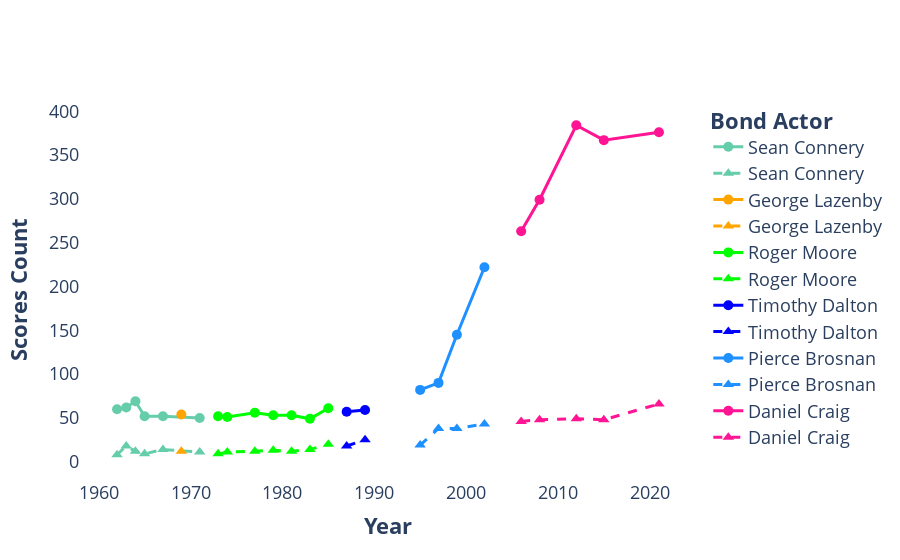

The code cell stored with this chart in its notebook:
### Code cell
# Variables:
x_var = "year"
x_var_name = "Year"
y_var1 = "rotten_tomatoes_count"
y_var2 = "metacritic_count"
y_var_name = "Scores Count"
color_var = "bond_actor"
color_var_name = "Bond Actor"

# Plot:
my_palette = ["#66cdaa", "#ffa500", "#00ff00", "#0000ff", "#1e90ff", "#ff1493"]
lvls = df[color_var].unique()

fig = go.Figure()
for l, lvl in enumerate(lvls):
    fig.add_trace(
        go.Scatter(
            x = df[x_var][df[color_var] == lvl],
            y = df[y_var1][df[color_var] == lvl],
            mode = "lines+markers",
            line = {
                "width": 3,
                "color": my_palette[l]
            },
            marker = {
                "size": 10,
                "color": my_palette[l],
                "symbol": "circle"
            },
            name = lvl,
            customdata = df[["title",
                             "year",
                             "bond_actor",
                             "director",
                             "boxoffice_over_budget",
                             "box_office_millions_2005",
                             "budget_millions_2005",
                             "rotten_tomatoes_score",
                             "metacritic_score",
                             "rotten_tomatoes_count",
                             "metacritic_count"]][df[color_var] == lvl],
            hovertemplate = "<b>Title:</b> %{customdata[0]}<br>" +
                            "<b>Year:</b> %{customdata[1]}<br>" +
                            "<b>Bond:</b> %{customdata[2]}<br>" +
                            "<b>Director:</b> %{customdata[3]}<br>" +
                            "<b>Box Office / Budget:</b> %{customdata[4]}<br>" +
                            "<b>Box office ($mi):</b> %{customdata[5]}<br>" +
                            "<b>Budget ($mi):</b> %{customdata[6]}<br>" +
                            "<b>Rotten Tomatoes Score:</b> %{customdata[7]}<br>" +
                            "<b>Metacritic Score:</b> %{customdata[8]}<br>" +
                            "<b>Rotten Tomatoes Count:</b> %{customdata[9]}<br>" +
                            "<b>Metacritic Count:</b> %{customdata[10]}<br>" +
                            "<extra></extra>"
        )
    )
    fig.add_trace(
        go.Scatter(
            x = df[x_var][df[color_var] == lvl],
            y = df[y_var2][df[color_var] == lvl],
            mode = "lines+markers",
            line = {
                "width": 3,
                "color": my_palette[l],
                "dash": "dash"
            },
            marker = {
                "size": 10,
                "color": my_palette[l],
                "symbol": "triangle-up"
            },
            name = lvl,
            customdata = df[["title",
                             "year",
                             "bond_actor",
                             "director",
                             "boxoffice_over_budget",
                             "box_office_millions_2005",
                             "budget_millions_2005",
                             "rotten_tomatoes_score",
                             "metacritic_score",
                             "rotten_tomatoes_count",
                             "metacritic_count"]][df[color_var] == lvl],
            hovertemplate = "<b>Title:</b> %{customdata[0]}<br>" +
                            "<b>Year:</b> %{customdata[1]}<br>" +
                            "<b>Bond:</b> %{customdata[2]}<br>" +
                            "<b>Director:</b> %{customdata[3]}<br>" +
                            "<b>Box Office / Budget:</b> %{customdata[4]}<br>" +
                            "<b>Box office ($mi):</b> %{customdata[5]}<br>" +
                            "<b>Budget ($mi):</b> %{customdata[6]}<br>" +
                            "<b>Rotten Tomatoes Score:</b> %{customdata[7]}<br>" +
                            "<b>Metacritic Score:</b> %{customdata[8]}<br>" +
                            "<b>Rotten Tomatoes Count:</b> %{customdata[9]}<br>" +
                            "<b>Metacritic Count:</b> %{customdata[10]}<br>" +
                            "<extra></extra>"
        )
    )
fig.update_layout(
    xaxis_title = "<b>" + x_var_name + "</b>" ,
    yaxis_title = "<b>" + y_var_name + "</b>",
    font = dict(
        size = 18
    ),
    showlegend = True,
    legend_title_text = "<b>" + color_var_name + "</b>",
    plot_bgcolor = "white",
    hoverlabel = dict(
        font_size = 20,
        font_family = "Rockwell"
    )
)
fig.show()

# dobble legend...

### Figure 1 — Plotly figure (JSON) as saved in the notebook; plotly's stock layout.template omitted (floating-point values rounded to 4 significant figures)
{"data": [{"customdata": [["Dr. No", 1962, "Sean Connery", "Terence Young", 54.09, 448.8, 7, 95, 78, 60, 8], ["From Russia with Love", 1963, "Sean Connery", "Terence Young", 39.45, 543.8, 12.6, 95, 83, 62, 18], ["Goldfinger", 1964, "Sean Connery", "Guy Hamilton", 41.63, 820.4, 18.6, 99, 87, 69, 12], ["Thunderball", 1965, "Sean Connery", "Terence Young", 20.76, 848.1, 41.9, 87, 64, 52, 9], ["You Only Live Twice", 1967, "Sean Connery", "Lewis Gilbert", 10.83, 514.2, 59.9, 73, 61, 52, 14], ["Diamonds Are Forever", 1971, "Sean Connery", "Guy Hamilton", 16.11, 442.5, 34.7, 64, 59, 50, 11]], "hovertemplate": "<b>Title:</b> %{customdata[0]}<br><b>Year:</b> %{customdata[1]}<br><b>Bond:</b> %{customdata[2]}<br><b>Director:</b> %{customdata[3]}<br><b>Box Office / Budget:</b> %{customdata[4]}<br><b>Box office ($mi):</b> %{customdata[5]}<br><b>Budget ($mi):</b> %{customdata[6]}<br><b>Rotten Tomatoes Score:</b> %{customdata[7]}<br><b>Metacritic Score:</b> %{customdata[8]}<br><b>Rotten Tomatoes Count:</b> %{customdata[9]}<br><b>Metacritic Count:</b> %{customdata[10]}<br><extra></extra>", "line": {"color": "#66cdaa", "width": 3}, "marker": {"color": "#66cdaa", "size": 10, "symbol": "circle"}, "mode": "lines+markers", "name": "Sean Connery", "type": "scatter", "x": [1962, 1963, 1964, 1965, 1967, 1971], "y": [60, 62, 69, 52, 52, 50]}, {"customdata": [["Dr. No", 1962, "Sean Connery", "Terence Young", 54.09, 448.8, 7, 95, 78, 60, 8], ["From Russia with Love", 1963, "Sean Connery", "Terence Young", 39.45, 543.8, 12.6, 95, 83, 62, 18], ["Goldfinger", 1964, "Sean Connery", "Guy Hamilton", 41.63, 820.4, 18.6, 99, 87, 69, 12], ["Thunderball", 1965, "Sean Connery", "Terence Young", 20.76, 848.1, 41.9, 87, 64, 52, 9], ["You Only Live Twice", 1967, "Sean Connery", "Lewis Gilbert", 10.83, 514.2, 59.9, 73, 61, 52, 14], ["Diamonds Are Forever", 1971, "Sean Connery", "Guy Hamilton", 16.11, 442.5, 34.7, 64, 59, 50, 11]], "hovertemplate": "<b>Title:</b> %{customdata[0]}<br><b>Year:</b> %{customdata[1]}<br><b>Bond:</b> %{customdata[2]}<br><b>Director:</b> %{customdata[3]}<br><b>Box Office / Budget:</b> %{customdata[4]}<br><b>Box office ($mi):</b> %{customdata[5]}<br><b>Budget ($mi):</b> %{customdata[6]}<br><b>Rotten Tomatoes Score:</b> %{customdata[7]}<br><b>Metacritic Score:</b> %{customdata[8]}<br><b>Rotten Tomatoes Count:</b> %{customdata[9]}<br><b>Metacritic Count:</b> %{customdata[10]}<br><extra></extra>", "line": {"color": "#66cdaa", "dash": "dash", "width": 3}, "marker": {"color": "#66cdaa", "size": 10, "symbol": "triangle-up"}, "mode": "lines+markers", "name": "Sean Connery", "type": "scatter", "x": [1962, 1963, 1964, 1965, 1967, 1971], "y": [8, 18, 12, 9, 14, 11]}, {"customdata": [["On Her Majesty's Secret Service", 1969, "George Lazenby", "Peter R. Hunt", 9.23, 291.5, 37.3, 81, 61, 54, 12]], "hovertemplate": "<b>Title:</b> %{customdata[0]}<br><b>Year:</b> %{customdata[1]}<br><b>Bond:</b> %{customdata[2]}<br><b>Director:</b> %{customdata[3]}<br><b>Box Office / Budget:</b> %{customdata[4]}<br><b>Box office ($mi):</b> %{customdata[5]}<br><b>Budget ($mi):</b> %{customdata[6]}<br><b>Rotten Tomatoes Score:</b> %{customdata[7]}<br><b>Metacritic Score:</b> %{customdata[8]}<br><b>Rotten Tomatoes Count:</b> %{customdata[9]}<br><b>Metacritic Count:</b> %{customdata[10]}<br><extra></extra>", "line": {"color": "#ffa500", "width": 3}, "marker": {"color": "#ffa500", "size": 10, "symbol": "circle"}, "mode": "lines+markers", "name": "George Lazenby", "type": "scatter", "x": [1969], "y": [54]}, {"customdata": [["On Her Majesty's Secret Service", 1969, "George Lazenby", "Peter R. Hunt", 9.23, 291.5, 37.3, 81, 61, 54, 12]], "hovertemplate": "<b>Title:</b> %{customdata[0]}<br><b>Year:</b> %{customdata[1]}<br><b>Bond:</b> %{customdata[2]}<br><b>Director:</b> %{customdata[3]}<br><b>Box Office / Budget:</b> %{customdata[4]}<br><b>Box office ($mi):</b> %{customdata[5]}<br><b>Budget ($mi):</b> %{customdata[6]}<br><b>Rotten Tomatoes Score:</b> %{customdata[7]}<br><b>Metacritic Score:</b> %{customdata[8]}<br><b>Rotten Tomatoes Count:</b> %{customdata[9]}<br><b>Metacritic Count:</b> %{customdata[10]}<br><extra></extra>", "line": {"color": "#ffa500", "dash": "dash", "width": 3}, "marker": {"color": "#ffa500", "size": 10, "symbol": "triangle-up"}, "mode": "lines+markers", "name": "George Lazenby", "type": "scatter", "x": [1969], "y": [12]}, {"customdata": [["Live and Let Die", 1973, "Roger Moore", "Guy Hamilton", 18.06, 460.3, 30.8, 65, 55, 52, 9], ["The Man with the Golden Gun", 1974, "Roger Moore", "Guy Hamilton", 13.94, 334, 27.7, 39, 43, 51, 11], ["The Spy Who Loved Me", 1977, "Roger Moore", "Lewis Gilbert", 13.24, 533, 45.1, 80, 55, 56, 12], ["Moonraker", 1979, "Roger Moore", "Lewis Gilbert", 6.19, 535, 91.5, 60, 66, 53, 13], ["For Your Eyes Only", 1981, "Roger Moore", "John Glen", 6.96, 449.4, 60.2, 72, 54, 53, 12], ["Octopussy", 1983, "Roger Moore", "John Glen", 6.68, 373.8, 53.9, 43, 63, 49, 14], ["A View to a Kill", 1985, "Roger Moore", "John Glen", 5.08, 275.2, 54.5, 38, 40, 61, 20]], "hovertemplate": "<b>Title:</b> %{customdata[0]}<br><b>Year:</b> %{customdata[1]}<br><b>Bond:</b> %{customdata[2]}<br><b>Director:</b> %{customdata[3]}<br><b>Box Office / Budget:</b> %{customdata[4]}<br><b>Box office ($mi):</b> %{customdata[5]}<br><b>Budget ($mi):</b> %{customdata[6]}<br><b>Rotten Tomatoes Score:</b> %{customdata[7]}<br><b>Metacritic Score:</b> %{customdata[8]}<br><b>Rotten Tomatoes Count:</b> %{customdata[9]}<br><b>Metacritic Count:</b> %{customdata[10]}<br><extra></extra>", "line": {"color": "#00ff00", "width": 3}, "marker": {"color": "#00ff00", "size": 10, "symbol": "circle"}, "mode": "lines+markers", "name": "Roger Moore", "type": "scatter", "x": [1973, 1974, 1977, 1979, 1981, 1983, 1985], "y": [52, 51, 56, 53, 53, 49, 61]}, {"customdata": [["Live and Let Die", 1973, "Roger Moore", "Guy Hamilton", 18.06, 460.3, 30.8, 65, 55, 52, 9], ["The Man with the Golden Gun", 1974, "Roger Moore", "Guy Hamilton", 13.94, 334, 27.7, 39, 43, 51, 11], ["The Spy Who Loved Me", 1977, "Roger Moore", "Lewis Gilbert", 13.24, 533, 45.1, 80, 55, 56, 12], ["Moonraker", 1979, "Roger Moore", "Lewis Gilbert", 6.19, 535, 91.5, 60, 66, 53, 13], ["For Your Eyes Only", 1981, "Roger Moore", "John Glen", 6.96, 449.4, 60.2, 72, 54, 53, 12], ["Octopussy", 1983, "Roger Moore", "John Glen", 6.68, 373.8, 53.9, 43, 63, 49, 14], ["A View to a Kill", 1985, "Roger Moore", "John Glen", 5.08, 275.2, 54.5, 38, 40, 61, 20]], "hovertemplate": "<b>Title:</b> %{customdata[0]}<br><b>Year:</b> %{customdata[1]}<br><b>Bond:</b> %{customdata[2]}<br><b>Director:</b> %{customdata[3]}<br><b>Box Office / Budget:</b> %{customdata[4]}<br><b>Box office ($mi):</b> %{customdata[5]}<br><b>Budget ($mi):</b> %{customdata[6]}<br><b>Rotten Tomatoes Score:</b> %{customdata[7]}<br><b>Metacritic Score:</b> %{customdata[8]}<br><b>Rotten Tomatoes Count:</b> %{customdata[9]}<br><b>Metacritic Count:</b> %{customdata[10]}<br><extra></extra>", "line": {"color": "#00ff00", "dash": "dash", "width": 3}, "marker": {"color": "#00ff00", "size": 10, "symbol": "triangle-up"}, "mode": "lines+markers", "name": "Roger Moore", "type": "scatter", "x": [1973, 1974, 1977, 1979, 1981, 1983, 1985], "y": [9, 11, 12, 13, 12, 14, 20]}, {"customdata": [["The Living Daylights", 1987, "Timothy Dalton", "John Glen", 4.78, 313.5, 68.8, 74, 60, 57, 18], ["Licence to Kill", 1989, "Timothy Dalton", "John Glen", 4.34, 250.9, 56.7, 78, 58, 59, 25]], "hovertemplate": "<b>Title:</b> %{customdata[0]}<br><b>Year:</b> %{customdata[1]}<br><b>Bond:</b> %{customdata[2]}<br><b>Director:</b> %{customdata[3]}<br><b>Box Office / Budget:</b> %{customdata[4]}<br><b>Box office ($mi):</b> %{customdata[5]}<br><b>Budget ($mi):</b> %{customdata[6]}<br><b>Rotten Tomatoes Score:</b> %{customdata[7]}<br><b>Metacritic Score:</b> %{customdata[8]}<br><b>Rotten Tomatoes Count:</b> %{customdata[9]}<br><b>Metacritic Count:</b> %{customdata[10]}<br><extra></extra>", "line": {"color": "#0000ff", "width": 3}, "marker": {"color": "#0000ff", "size": 10, "symbol": "circle"}, "mode": "lines+markers", "name": "Timothy Dalton", "type": "scatter", "x": [1987, 1989], "y": [57, 59]}, {"customdata": [["The Living Daylights", 1987, "Timothy Dalton", "John Glen", 4.78, 313.5, 68.8, 74, 60, 57, 18], ["Licence to Kill", 1989, "Timothy Dalton", "John Glen", 4.34, 250.9, 56.7, 78, 58, 59, 25]], "hovertemplate": "<b>Title:</b> %{customdata[0]}<br><b>Year:</b> %{customdata[1]}<br><b>Bond:</b> %{customdata[2]}<br><b>Director:</b> %{customdata[3]}<br><b>Box Office / Budget:</b> %{customdata[4]}<br><b>Box office ($mi):</b> %{customdata[5]}<br><b>Budget ($mi):</b> %{customdata[6]}<br><b>Rotten Tomatoes Score:</b> %{customdata[7]}<br><b>Metacritic Score:</b> %{customdata[8]}<br><b>Rotten Tomatoes Count:</b> %{customdata[9]}<br><b>Metacritic Count:</b> %{customdata[10]}<br><extra></extra>", "line": {"color": "#0000ff", "dash": "dash", "width": 3}, "marker": {"color": "#0000ff", "size": 10, "symbol": "triangle-up"}, "mode": "lines+markers", "name": "Timothy Dalton", "type": "scatter", "x": [1987, 1989], "y": [18, 25]}, {"customdata": [["GoldenEye", 1995, "Pierce Brosnan", "Martin Campbell", 5.87, 518.5, 76.9, 79, 65, 82, 19], ["Tomorrow Never Dies", 1997, "Pierce Brosnan", "Roger Spottiswoode", 3.03, 463.2, 133.9, 56, 52, 90, 38], ["The World Is Not Enough", 1999, "Pierce Brosnan", "Michael Apted", 2.68, 439.5, 158.3, 52, 57, 145, 38], ["Die Another Day", 2002, "Pierce Brosnan", "Lee Tamahori", 3.04, 465.4, 154.2, 56, 56, 222, 43]], "hovertemplate": "<b>Title:</b> %{customdata[0]}<br><b>Year:</b> %{customdata[1]}<br><b>Bond:</b> %{customdata[2]}<br><b>Director:</b> %{customdata[3]}<br><b>Box Office / Budget:</b> %{customdata[4]}<br><b>Box office ($mi):</b> %{customdata[5]}<br><b>Budget ($mi):</b> %{customdata[6]}<br><b>Rotten Tomatoes Score:</b> %{customdata[7]}<br><b>Metacritic Score:</b> %{customdata[8]}<br><b>Rotten Tomatoes Count:</b> %{customdata[9]}<br><b>Metacritic Count:</b> %{customdata[10]}<br><extra></extra>", "line": {"color": "#1e90ff", "width": 3}, "marker": {"color": "#1e90ff", "size": 10, "symbol": "circle"}, "mode": "lines+markers", "name": "Pierce Brosnan", "type": "scatter", "x": [1995, 1997, 1999, 2002], "y": [82, 90, 145, 222]}, {"customdata": [["GoldenEye", 1995, "Pierce Brosnan", "Martin Campbell", 5.87, 518.5, 76.9, 79, 65, 82, 19], ["Tomorrow Never Dies", 1997, "Pierce Brosnan", "Roger Spottiswoode", 3.03, 463.2, 133.9, 56, 52, 90, 38], ["The World Is Not Enough", 1999, "Pierce Brosnan", "Michael Apted", 2.68, 439.5, 158.3, 52, 57, 145, 38], ["Die Another Day", 2002, "Pierce Brosnan", "Lee Tamahori", 3.04, 465.4, 154.2, 56, 56, 222, 43]], "hovertemplate": "<b>Title:</b> %{customdata[0]}<br><b>Year:</b> %{customdata[1]}<br><b>Bond:</b> %{customdata[2]}<br><b>Director:</b> %{customdata[3]}<br><b>Box Office / Budget:</b> %{customdata[4]}<br><b>Box office ($mi):</b> %{customdata[5]}<br><b>Budget ($mi):</b> %{customdata[6]}<br><b>Rotten Tomatoes Score:</b> %{customdata[7]}<br><b>Metacritic Score:</b> %{customdata[8]}<br><b>Rotten Tomatoes Count:</b> %{customdata[9]}<br><b>Metacritic Count:</b> %{customdata[10]}<br><extra></extra>", "line": {"color": "#1e90ff", "dash": "dash", "width": 3}, "marker": {"color": "#1e90ff", "size": 10, "symbol": "triangle-up"}, "mode": "lines+markers", "name": "Pierce Brosnan", "type": "scatter", "x": [1995, 1997, 1999, 2002], "y": [19, 38, 38, 43]}, {"customdata": [["Casino Royale", 2006, "Daniel Craig", "Martin Campbell", 4.04, 589.4, 145.3, 94, 80, 263, 46], ["Quantum of Solace", 2008, "Daniel Craig", "Marc Forster", 2.93, 514.2, 181.4, 64, 58, 299, 48], ["Skyfall", 2012, "Daniel Craig", "Sam Mendes", 6.33, 943.5, 150, 92, 81, 384, 49], ["Spectre", 2015, "Daniel Craig", "Sam Mendes", 3.57, 725.5, 203, 63, 60, 367, 48], ["No Time to Die", 2021, "Daniel Craig", "Cary Joji Fukunaga", 2.58, 534.9, 200, 84, 69, 376, 66]], "hovertemplate": "<b>Title:</b> %{customdata[0]}<br><b>Year:</b> %{customdata[1]}<br><b>Bond:</b> %{customdata[2]}<br><b>Director:</b> %{customdata[3]}<br><b>Box Office / Budget:</b> %{customdata[4]}<br><b>Box office ($mi):</b> %{customdata[5]}<br><b>Budget ($mi):</b> %{customdata[6]}<br><b>Rotten Tomatoes Score:</b> %{customdata[7]}<br><b>Metacritic Score:</b> %{customdata[8]}<br><b>Rotten Tomatoes Count:</b> %{customdata[9]}<br><b>Metacritic Count:</b> %{customdata[10]}<br><extra></extra>", "line": {"color": "#ff1493", "width": 3}, "marker": {"color": "#ff1493", "size": 10, "symbol": "circle"}, "mode": "lines+markers", "name": "Daniel Craig", "type": "scatter", "x": [2006, 2008, 2012, 2015, 2021], "y": [263, 299, 384, 367, 376]}, {"customdata": [["Casino Royale", 2006, "Daniel Craig", "Martin Campbell", 4.04, 589.4, 145.3, 94, 80, 263, 46], ["Quantum of Solace", 2008, "Daniel Craig", "Marc Forster", 2.93, 514.2, 181.4, 64, 58, 299, 48], ["Skyfall", 2012, "Daniel Craig", "Sam Mendes", 6.33, 943.5, 150, 92, 81, 384, 49], ["Spectre", 2015, "Daniel Craig", "Sam Mendes", 3.57, 725.5, 203, 63, 60, 367, 48], ["No Time to Die", 2021, "Daniel Craig", "Cary Joji Fukunaga", 2.58, 534.9, 200, 84, 69, 376, 66]], "hovertemplate": "<b>Title:</b> %{customdata[0]}<br><b>Year:</b> %{customdata[1]}<br><b>Bond:</b> %{customdata[2]}<br><b>Director:</b> %{customdata[3]}<br><b>Box Office / Budget:</b> %{customdata[4]}<br><b>Box office ($mi):</b> %{customdata[5]}<br><b>Budget ($mi):</b> %{customdata[6]}<br><b>Rotten Tomatoes Score:</b> %{customdata[7]}<br><b>Metacritic Score:</b> %{customdata[8]}<br><b>Rotten Tomatoes Count:</b> %{customdata[9]}<br><b>Metacritic Count:</b> %{customdata[10]}<br><extra></extra>", "line": {"color": "#ff1493", "dash": "dash", "width": 3}, "marker": {"color": "#ff1493", "size": 10, "symbol": "triangle-up"}, "mode": "lines+markers", "name": "Daniel Craig", "type": "scatter", "x": [2006, 2008, 2012, 2015, 2021], "y": [46, 48, 49, 48, 66]}], "layout": {"autosize": true, "font": {"size": 18}, "hoverlabel": {"font": {"family": "Rockwell", "size": 20}}, "legend": {"title": {"text": "<b>Bond Actor</b>"}}, "plot_bgcolor": "white", "showlegend": true, "xaxis": {"autorange": true, "range": [1958.0, 2025.0], "title": {"text": "<b>Year</b>"}, "type": "linear"}, "yaxis": {"autorange": true, "range": [-24.22, 416.2], "title": {"text": "<b>Scores Count</b>"}, "type": "linear"}}}
